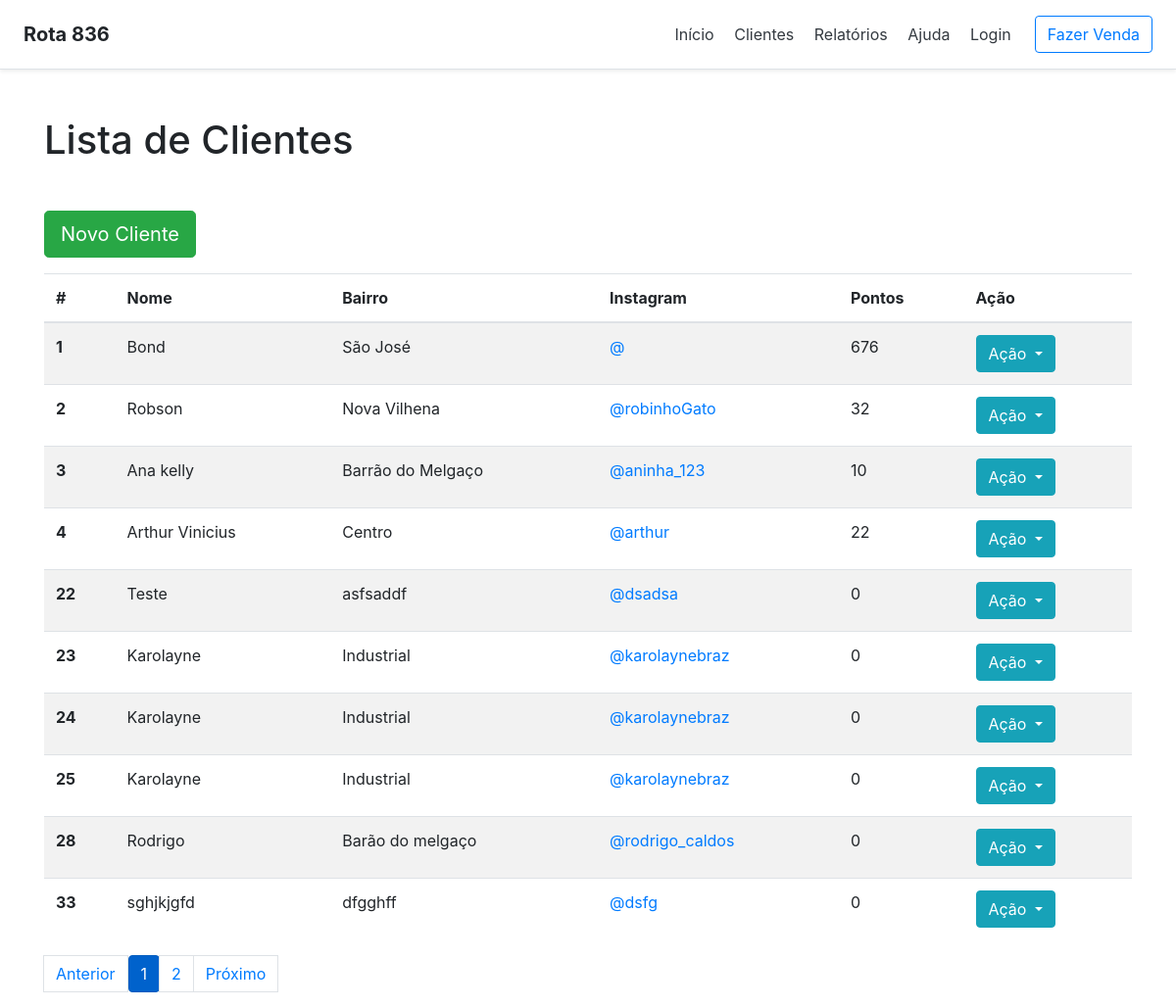
Before: /salao/cliente/listar/ with the older database file.
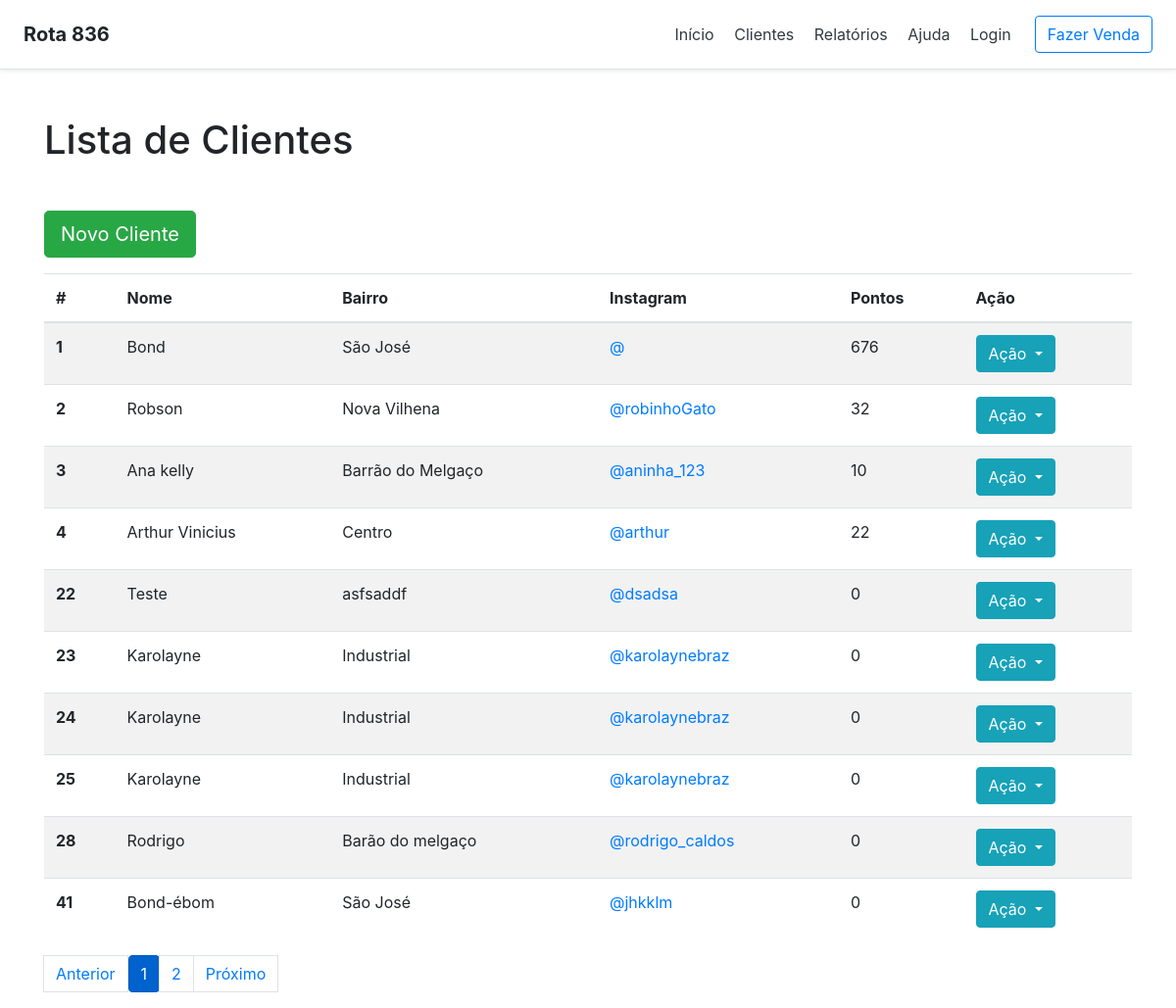
After: the same page with the newer database file.
### salao/models.py (models this page shows, shortened)
class Cliente (models.Model):
    nome_cliente = models.CharField(max_length=200, null=False)
    telefone_cliente = models.CharField(max_length=12)
    instagram_cliente = models.CharField(max_length=50)
    bairro_cliente = models.CharField(max_length=200, null=False)
    @property
    def pontos_cliente(self):
        pontos = 0
        for x in Venda.objects.all():
            if x.cliente_venda.id == self.id:
                pontos = x.soma_pontos_venda
        return pontos
    @property
    def toJSON(self):
        return json.dumps(self, default=lambda x: x.__dict__)

class Venda(models.Model):
    data_hora_venda = models.DateTimeField('date published')
    cliente_venda = models.ForeignKey(Cliente, on_delete=models.CASCADE, null=False)
    servico_venda = models.ManyToManyField(Servico, blank=True)
    produto_venda = models.ManyToManyField(Produto, blank=True)
    @property
    def soma_pontos_venda(self):
        pontos = 0
        if self.servico_venda:
            for x in self.servico_venda.all():
                pontos = pontos + x.pontos_servico
        if self.produto_venda:
            for x in self.produto_venda.all():
                pontos = pontos + x.pontos_produto
        return pontos

class Servico(models.Model):
    desc_servico = models.CharField(max_length=200, null=False)
    pontos_servico = models.IntegerField(null=False)
    valor_servico = models.FloatField(null=False)

class Produto(models.Model):
    desc_produto = models.CharField(max_length=200, null=False)
    pontos_produto = models.IntegerField(null=False)
    valor_produto = models.FloatField(max_length=12, null=False)
    marca_produto = models.CharField(max_length=100, null=False)

### salao/views.py (the view)
# urls.py: path('cliente/listar/', views.ListarClientes.as_view(), name='listar_clientes'),
class ListarClientes(ListView):
    template_name = 'salao/cliente/listar.html'
    model = Cliente
    context_object_name = 'clientes'
    paginate_by=10

### salao/templates/salao/cliente/listar.html (shortened to what this page needs)
{% extends '../base.html' %}
{% block h1_pagina %}
    Lista de Clientes
{% endblock h1_pagina %}
{% block content %}
    <a href="{% url 'salao:incluir_cliente' %}"><button class="btn btn-success btn-lg mb-3">Novo Cliente</button></a>
        <table class="table table-striped">
            <thead>
                <tr>
                  <th scope="col">#</th>
                  <th scope="col">Nome</th>
                  <th scope="col">Bairro</th>
                  <th scope="col">Instagram</th>
                  <th scope="col">Pontos</th>
                  <th scope="col">Ação</th>
                </tr>
            </thead>
            <tbody>
                {% for cliente in object_list %}
                <tr id="{{ cliente.id }}">
                  <th scope="row" id="id_cliente">{{ cliente.id }}</th>
                  <td name="nome_cliente">{{ cliente.nome_cliente }}</td>
                  <td>{{ cliente.bairro_cliente }}</td>
                  <td><a target="_blank" rel="noopener noreferrer" href="https://www.instagram.com/{{ cliente.instagram_cliente }}/">@{{ cliente.instagram_cliente }}</a></td>
                  <td>{{ cliente.pontos_cliente }}</td>
                  <td><div class="btn-group">
                              <button type="button" class="btn btn-info dropdown-toggle" data-toggle="dropdown" aria-haspopup="true" aria-expanded="false">
                                Ação
                              </button>
                        </div>
                  </td>
                </tr>
                {% endfor %}
            </tbody>
            </table>
        {% if is_paginated %}
            <ul class="pagination">
        {% if page_obj.has_previous %}
          <li><a class="page-link" href="?page={{ page_obj.previous_page_number }}">Anterior</a></li>
        {% else %}
          <li class=" page-link disabled"><span>Anterior</span></li>
        {% endif %}
        {% for i in paginator.page_range %}
          {% if page_obj.number == i %}
            <li class="page-item btn btn-primary active"><span>{{ i }} <span class="sr-only ">(current)</span></span></li>
          {% else %}
            <li><a class="page-link" href="?page={{ i }}">{{ i }}</a></li>
          {% endif %}
        {% endfor %}
        {% if page_obj.has_next %}
          <li><a class="page-link" href="?page={{ page_obj.next_page_number }}">Próximo</a></li>
        {% else %}
          <li class="page-link active"><span>Próximo</span></li>
        {% endif %}
      </ul>
    {% endif %}
{% endblock content %}

Changed rows visible on the page:
removed Cliente: id "33", nome_cliente "sghjkjgfd", bairro_cliente "dfgghff", instagram_cliente "dsfg", pontos_cliente "0"
added Cliente: id "41", nome_cliente "Bond-ébom", bairro_cliente "São José", instagram_cliente "jhkklm", pontos_cliente "0"
